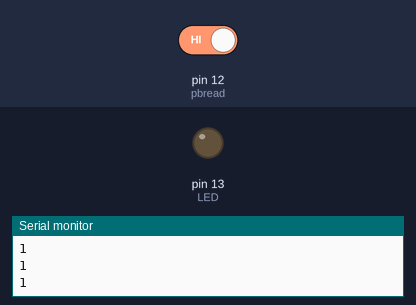
Recording of a sketch running on a simulated Arduino Uno, built with avr-gcc and run on an emulated ATmega328P. On the bench: output pins drawn as LEDs (lit = HIGH), the last lines printed to the serial monitor. Dashed ring = blinking. The test bench sets the inputs (shaded band); at power-on: pin 12 (pbread) HIGH.

Above: at 1.2 s.
1.3 s: pin 12 (pbread) driven LOW
At 1.55 s:
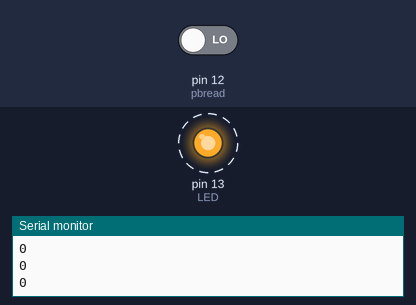
4.3 s: pin 12 (pbread) driven HIGH
At 4.3 s:
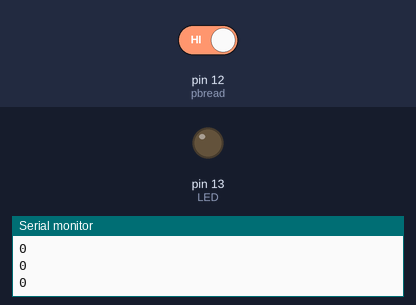
Timing chart, 0 to 7.3 s (numbered marks = the images above; inputs shaded):
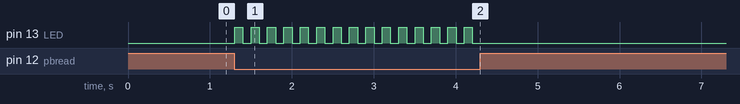

The sketch:

PushButton1.ino
```cpp
byte pbread = 12;
byte LED = 13;
int buttonRead;
    bool LEDmem = false;
int dt = 100;
void setup() {
  // put your setup code here, to run once:
  pinMode(pbread, INPUT);
  pinMode(LED, OUTPUT);
  Serial.begin(9600);
}

void loop() {
  // put your main code here, to run repeatedly:
   buttonRead = digitalRead(pbread);
   Serial.println(buttonRead);
   if (buttonRead == 0)
      LEDmem = !LEDmem;
   digitalWrite(LED,LEDmem);
   delay(dt);
}
```

Measured:
- after the input at 1.3 s, pin 13 (LED): alternates HIGH for 0.10 s and LOW for 0.10 s, starting at once
- after the input at 4.3 s, pin 13 (LED): stops changing and stays LOW
